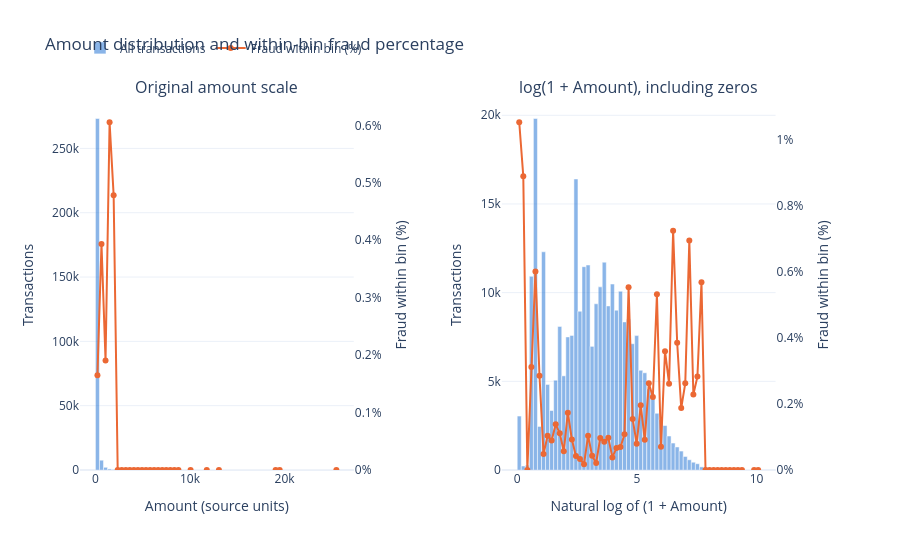

The notebook cell this image was saved under:
### Code cell
# Amount distributions with fraud percentage calculated inside the SAME bins.
import numpy as np
import pandas as pd
import plotly.graph_objects as go
from plotly.subplots import make_subplots

amount = df["Amount"]
fraud_mask = df["Class"].eq(1)
display(amount.describe(percentiles=[0.5, 0.9, 0.95, 0.99, 0.999]).to_frame("Amount"))
print(f"Zero amounts: {amount.eq(0).sum():,}; negative amounts: {amount.lt(0).sum():,}")

fig = make_subplots(rows=1, cols=2, specs=[[{"secondary_y": True}, {"secondary_y": True}]], subplot_titles=("Original amount scale", "log(1 + Amount), including zeros"))
for column, values in enumerate([amount.to_numpy(), np.log1p(amount.to_numpy())], start=1):
    total, edges = np.histogram(values, bins=60)
    fraud, _ = np.histogram(values[fraud_mask.to_numpy()], bins=edges)
    fraud_pct = np.divide(100.0 * fraud, total, out=np.full(total.shape, np.nan), where=total > 0)
    assert total.sum() == len(df) and fraud.sum() == fraud_mask.sum()
    centers = (edges[:-1] + edges[1:]) / 2
    bounds = np.column_stack([edges[:-1], edges[1:]])
    amount_bounds = bounds if column == 1 else np.expm1(bounds)
    details = np.column_stack([amount_bounds, fraud, total])
    fig.add_trace(go.Bar(x=centers, y=total, width=np.diff(edges), name="All transactions", marker_color="#2a78d6", opacity=0.55, legendgroup="volume", showlegend=column == 1, customdata=details, hovertemplate="Amount bin: %{customdata[0]:.2f}–%{customdata[1]:.2f}<br>Transactions: %{y:,}<extra></extra>"), row=1, col=column, secondary_y=False)
    fig.add_trace(go.Scatter(x=centers, y=fraud_pct, name="Fraud within bin (%)", mode="lines+markers", connectgaps=False, line_color="#eb6834", legendgroup="fraud", showlegend=column == 1, customdata=details, hovertemplate="Amount bin: %{customdata[0]:.2f}–%{customdata[1]:.2f}<br>Fraud rate: %{y:.3f}%<br>Frauds: %{customdata[2]:,.0f}<br>All transactions: %{customdata[3]:,.0f}<extra></extra>"), row=1, col=column, secondary_y=True)
    fig.update_yaxes(title_text="Transactions", rangemode="tozero", row=1, col=column, secondary_y=False)
    fig.update_yaxes(title_text="Fraud within bin (%)", ticksuffix="%", rangemode="tozero", showgrid=False, row=1, col=column, secondary_y=True)
fig.update_xaxes(title_text="Amount (source units)", row=1, col=1)
fig.update_xaxes(title_text="Natural log of (1 + Amount)", row=1, col=2)
fig.update_layout(title="Amount distribution and within-bin fraud percentage", template="plotly_white", height=550, bargap=0, legend=dict(orientation="h", y=1.18))
fig.show()

# Orange line = fraud count / ALL transactions in the bin * 100.
# This is not the percentage of all frauds falling in that bin.
# Both views retain every record, but their different bin edges change aggregation.
# Empty bins have no rate. Hover for counts: sparse-bin rates are uncertain.

### Figure 1 — Plotly figure (JSON) as saved in the notebook; plotly's stock layout.template omitted (floating-point values rounded to 4 significant figures; data arrays with more than 128 entries replaced by an {"elided": "..."} marker saying what was removed)
{"data": [{"customdata": {"elided": "60x4 float values"}, "hovertemplate": "Amount bin: %{customdata[0]:.2f}–%{customdata[1]:.2f}<br>Transactions: %{y:,}<extra></extra>", "legendgroup": "volume", "marker": {"color": "#2a78d6"}, "name": "All transactions", "opacity": 0.55, "showlegend": true, "type": "bar", "width": [428.2, 428.2, 428.2, 428.2, 428.2, 428.2, 428.2, 428.2, 428.2, 428.2, 428.2, 428.2, 428.2, 428.2, 428.2, 428.2, 428.2, 428.2, 428.2, 428.2, 428.2, 428.2, 428.2, 428.2, 428.2, 428.2, 428.2, 428.2, 428.2, 428.2, 428.2, 428.2, 428.2, 428.2, 428.2, 428.2, 428.2, 428.2, 428.2, 428.2, 428.2, 428.2, 428.2, 428.2, 428.2, 428.2, 428.2, 428.2, 428.2, 428.2, 428.2, 428.2, 428.2, 428.2, 428.2, 428.2, 428.2, 428.2, 428.2, 428.2], "x": [214.1, 642.3, 1070.0, 1499.0, 1927.0, 2355.0, 2783.0, 3211.0, 3640.0, 4068.0, 4496.0, 4924.0, 5352.0, 5781.0, 6209.0, 6637.0, 7065.0, 7493.0, 7921.0, 8350.0, 8778.0, 9206.0, 9634.0, 10060.0, 10490.0, 10920.0, 11350.0, 11780.0, 12200.0, 12630.0, 13060.0, 13490.0, 13920.0, 14340.0, 14770.0, 15200.0, 15630.0, 16060.0, 16490.0, 16910.0, 17340.0, 17770.0, 18200.0, 18630.0, 19050.0, 19480.0, 19910.0, 20340.0, 20770.0, 21200.0, 21620.0, 22050.0, 22480.0, 22910.0, 23340.0, 23760.0, 24190.0, 24620.0, 25050.0, 25480.0], "xaxis": "x", "y": [273243, 7625, 2100, 826, 418, 183, 123, 85, 66, 44, 28, 14, 9, 10, 3, 5, 4, 5, 4, 2, 2, 0, 0, 2, 0, 0, 0, 2, 0, 0, 1, 0, 0, 0, 0, 0, 0, 0, 0, 0, 0, 0, 0, 0, 1, 1, 0, 0, 0, 0, 0, 0, 0, 0, 0, 0, 0, 0, 0, 1], "yaxis": "y"}, {"connectgaps": false, "customdata": {"elided": "60x4 float values"}, "hovertemplate": "Amount bin: %{customdata[0]:.2f}–%{customdata[1]:.2f}<br>Fraud rate: %{y:.3f}%<br>Frauds: %{customdata[2]:,.0f}<br>All transactions: %{customdata[3]:,.0f}<extra></extra>", "legendgroup": "fraud", "line": {"color": "#eb6834"}, "mode": "lines+markers", "name": "Fraud within bin (%)", "showlegend": true, "type": "scatter", "x": [214.1, 642.3, 1070.0, 1499.0, 1927.0, 2355.0, 2783.0, 3211.0, 3640.0, 4068.0, 4496.0, 4924.0, 5352.0, 5781.0, 6209.0, 6637.0, 7065.0, 7493.0, 7921.0, 8350.0, 8778.0, 9206.0, 9634.0, 10060.0, 10490.0, 10920.0, 11350.0, 11780.0, 12200.0, 12630.0, 13060.0, 13490.0, 13920.0, 14340.0, 14770.0, 15200.0, 15630.0, 16060.0, 16490.0, 16910.0, 17340.0, 17770.0, 18200.0, 18630.0, 19050.0, 19480.0, 19910.0, 20340.0, 20770.0, 21200.0, 21620.0, 22050.0, 22480.0, 22910.0, 23340.0, 23760.0, 24190.0, 24620.0, 25050.0, 25480.0], "xaxis": "x", "y": [0.1651, 0.3934, 0.1905, 0.6053, 0.4785, 0.0, 0.0, 0.0, 0.0, 0.0, 0.0, 0.0, 0.0, 0.0, 0.0, 0.0, 0.0, 0.0, 0.0, 0.0, 0.0, NaN, NaN, 0.0, NaN, NaN, NaN, 0.0, NaN, NaN, 0.0, NaN, NaN, NaN, NaN, NaN, NaN, NaN, NaN, NaN, NaN, NaN, NaN, NaN, 0.0, 0.0, NaN, NaN, NaN, NaN, NaN, NaN, NaN, NaN, NaN, NaN, NaN, NaN, NaN, 0.0], "yaxis": "y2"}, {"customdata": {"elided": "60x4 float values"}, "hovertemplate": "Amount bin: %{customdata[0]:.2f}–%{customdata[1]:.2f}<br>Transactions: %{y:,}<extra></extra>", "legendgroup": "volume", "marker": {"color": "#2a78d6"}, "name": "All transactions", "opacity": 0.55, "showlegend": false, "type": "bar", "width": [0.1692, 0.1692, 0.1692, 0.1692, 0.1692, 0.1692, 0.1692, 0.1692, 0.1692, 0.1692, 0.1692, 0.1692, 0.1692, 0.1692, 0.1692, 0.1692, 0.1692, 0.1692, 0.1692, 0.1692, 0.1692, 0.1692, 0.1692, 0.1692, 0.1692, 0.1692, 0.1692, 0.1692, 0.1692, 0.1692, 0.1692, 0.1692, 0.1692, 0.1692, 0.1692, 0.1692, 0.1692, 0.1692, 0.1692, 0.1692, 0.1692, 0.1692, 0.1692, 0.1692, 0.1692, 0.1692, 0.1692, 0.1692, 0.1692, 0.1692, 0.1692, 0.1692, 0.1692, 0.1692, 0.1692, 0.1692, 0.1692, 0.1692, 0.1692, 0.1692], "x": [0.08462, 0.2538, 0.4231, 0.5923, 0.7615, 0.9308, 1.1, 1.269, 1.438, 1.608, 1.777, 1.946, 2.115, 2.285, 2.454, 2.623, 2.792, 2.962, 3.131, 3.3, 3.469, 3.638, 3.808, 3.977, 4.146, 4.315, 4.485, 4.654, 4.823, 4.992, 5.162, 5.331, 5.5, 5.669, 5.839, 6.008, 6.177, 6.346, 6.515, 6.685, 6.854, 7.023, 7.192, 7.362, 7.531, 7.7, 7.869, 8.039, 8.208, 8.377, 8.546, 8.715, 8.885, 9.054, 9.223, 9.392, 9.562, 9.731, 9.9, 10.07], "xaxis": "x2", "y": [3042, 225, 274, 10921, 19819, 2456, 12303, 4824, 3353, 5063, 8096, 5309, 7504, 7589, 16409, 8952, 11464, 11559, 6972, 9372, 10326, 11719, 9251, 10485, 9010, 10078, 8350, 8499, 7121, 7577, 5623, 5480, 4569, 4079, 3198, 2838, 2505, 1916, 1520, 1299, 1068, 763, 576, 438, 354, 176, 158, 107, 93, 60, 22, 15, 14, 6, 2, 3, 0, 0, 2, 1], "yaxis": "y3"}, {"connectgaps": false, "customdata": {"elided": "60x4 float values"}, "hovertemplate": "Amount bin: %{customdata[0]:.2f}–%{customdata[1]:.2f}<br>Fraud rate: %{y:.3f}%<br>Frauds: %{customdata[2]:,.0f}<br>All transactions: %{customdata[3]:,.0f}<extra></extra>", "legendgroup": "fraud", "line": {"color": "#eb6834"}, "mode": "lines+markers", "name": "Fraud within bin (%)", "showlegend": false, "type": "scatter", "x": [0.08462, 0.2538, 0.4231, 0.5923, 0.7615, 0.9308, 1.1, 1.269, 1.438, 1.608, 1.777, 1.946, 2.115, 2.285, 2.454, 2.623, 2.792, 2.962, 3.131, 3.3, 3.469, 3.638, 3.808, 3.977, 4.146, 4.315, 4.485, 4.654, 4.823, 4.992, 5.162, 5.331, 5.5, 5.669, 5.839, 6.008, 6.177, 6.346, 6.515, 6.685, 6.854, 7.023, 7.192, 7.362, 7.531, 7.7, 7.869, 8.039, 8.208, 8.377, 8.546, 8.715, 8.885, 9.054, 9.223, 9.392, 9.562, 9.731, 9.9, 10.07], "xaxis": "x2", "y": [1.052, 0.8889, 0.0, 0.3113, 0.6004, 0.285, 0.04877, 0.1036, 0.08947, 0.1383, 0.1112, 0.05651, 0.1732, 0.09224, 0.04266, 0.03351, 0.01745, 0.1038, 0.04303, 0.02134, 0.09684, 0.08533, 0.09729, 0.03815, 0.06659, 0.06946, 0.1078, 0.553, 0.1545, 0.07919, 0.1956, 0.09124, 0.2626, 0.2206, 0.5316, 0.07047, 0.3593, 0.261, 0.7237, 0.3849, 0.1873, 0.2621, 0.6944, 0.2283, 0.2825, 0.5682, 0.0, 0.0, 0.0, 0.0, 0.0, 0.0, 0.0, 0.0, 0.0, 0.0, NaN, NaN, 0.0, 0.0], "yaxis": "y4"}], "layout": {"annotations": [{"font": {"size": 16}, "showarrow": false, "text": "Original amount scale", "x": 0.185, "xanchor": "center", "xref": "paper", "y": 1, "yanchor": "bottom", "yref": "paper"}, {"font": {"size": 16}, "showarrow": false, "text": "log(1 + Amount), including zeros", "x": 0.755, "xanchor": "center", "xref": "paper", "y": 1, "yanchor": "bottom", "yref": "paper"}], "bargap": 0, "height": 550, "legend": {"orientation": "h", "y": 1.18}, "title": {"text": "Amount distribution and within-bin fraud percentage"}, "xaxis": {"anchor": "y", "domain": [0, 0.37], "title": {"text": "Amount (source units)"}}, "xaxis2": {"anchor": "y3", "domain": [0.57, 0.94], "title": {"text": "Natural log of (1 + Amount)"}}, "yaxis": {"anchor": "x", "domain": [0, 1], "rangemode": "tozero", "title": {"text": "Transactions"}}, "yaxis2": {"anchor": "x", "overlaying": "y", "rangemode": "tozero", "showgrid": false, "side": "right", "ticksuffix": "%", "title": {"text": "Fraud within bin (%)"}}, "yaxis3": {"anchor": "x2", "domain": [0, 1], "rangemode": "tozero", "title": {"text": "Transactions"}}, "yaxis4": {"anchor": "x2", "overlaying": "y3", "rangemode": "tozero", "showgrid": false, "side": "right", "ticksuffix": "%", "title": {"text": "Fraud within bin (%)"}}}}
